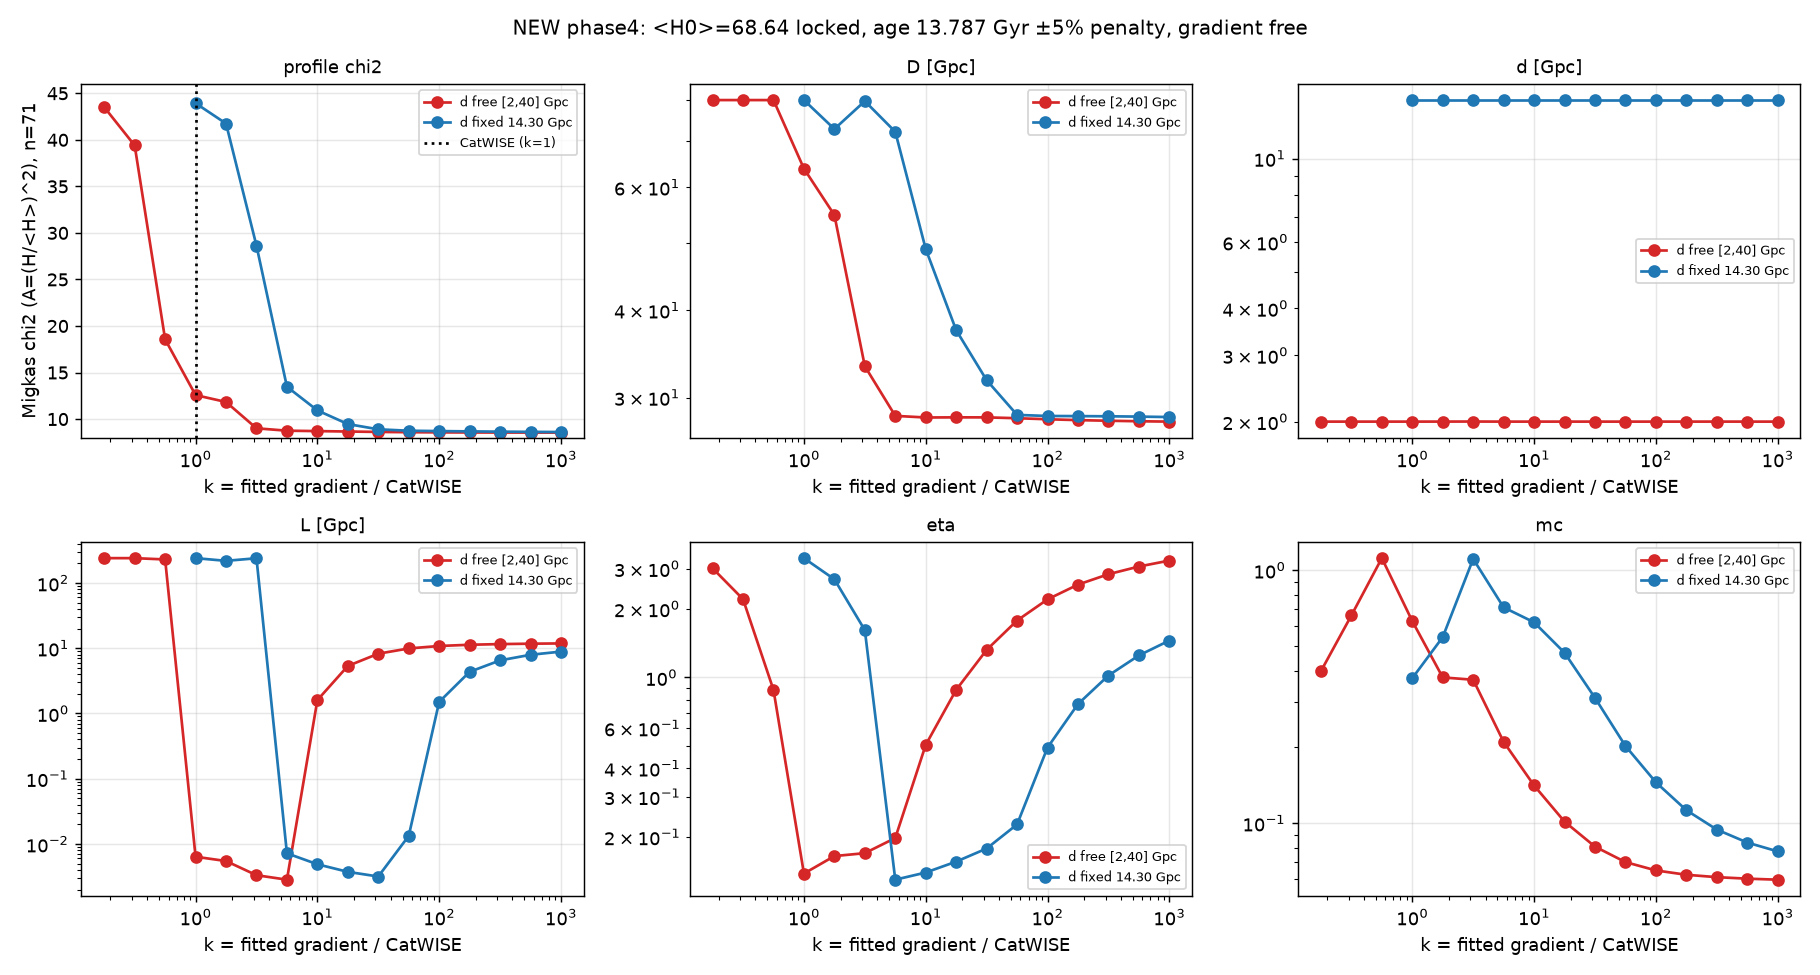

This figure's Python source:
# Phase4 (NEW): profile chi2 vs gradient ratio k (=fitted delta / CatWISE 0.031) and how D, d, L, eta, mc, l0 move along it.
import json,numpy as np,matplotlib;matplotlib.use('Agg');import matplotlib.pyplot as plt
P=json.load(open('/workspace/coepdf/joint_solve/phase4/profile_k.json'));out={}
fig,ax=plt.subplots(2,3,figsize=(14,7.5));ax=ax.ravel()
for m,lab,c in (('A','d free [2,40] Gpc','C3'),('B','d fixed 14.30 Gpc','C0')):
    R=[r for r in P if r[0]==m and r[2]<800];k=np.array([10**r[1] for r in R]);ch=np.array([r[3]['chi2'] for r in R]);mn=ch.min()
    lk=np.log10(k);g=np.linspace(lk.min(),lk.max(),2001);cg=np.interp(g,lk,ch);lo1=10**g[np.argmax(cg<mn+1)];lo4=10**g[np.argmax(cg<mn+4)]
    out[m]=dict(chi2_min=float(mn),k_at_min=float(k[ch.argmin()]),k_low_1sigma=float(lo1),k_low_2sigma=float(lo4),dchi2_at_k1=float(np.interp(0,lk,ch)-mn),
        rows=[dict(k=float(kk),**{q:R[i][3][q] for q in ('chi2','r2','D','d','L','eta','mc','l0','age_Gyr')}) for i,kk in enumerate(k)])
    ax[0].semilogx(k,ch,'o-',color=c,label=lab)
    for i,q in enumerate(('D','d','L','eta','mc')):ax[i+1].loglog(k,[r[3][q] for r in R],'o-',color=c,label=lab)
ax[0].axvline(1,color='k',ls=':',label='CatWISE (k=1)');ax[0].set_ylabel('Migkas chi2 (A=(H/<H>)^2), n=71');ax[0].set_ylim(8,46)
for a,t in zip(ax,('profile chi2','D [Gpc]','d [Gpc]','L [Gpc]','eta','mc')):a.set_title(t,fontsize=10);a.set_xlabel('k = fitted gradient / CatWISE');a.grid(alpha=.3);a.legend(fontsize=7)
fig.suptitle('NEW phase4: <H0>=68.64 locked, age 13.787 Gyr ±5% penalty, gradient free',fontsize=11);fig.tight_layout()
fig.savefig(__file__.replace('.py','.png'),dpi=130);json.dump(out,open(__file__.replace('.py','.json'),'w'),indent=1)
print({m:{q:v for q,v in o.items() if q!='rows'} for m,o in out.items()})
